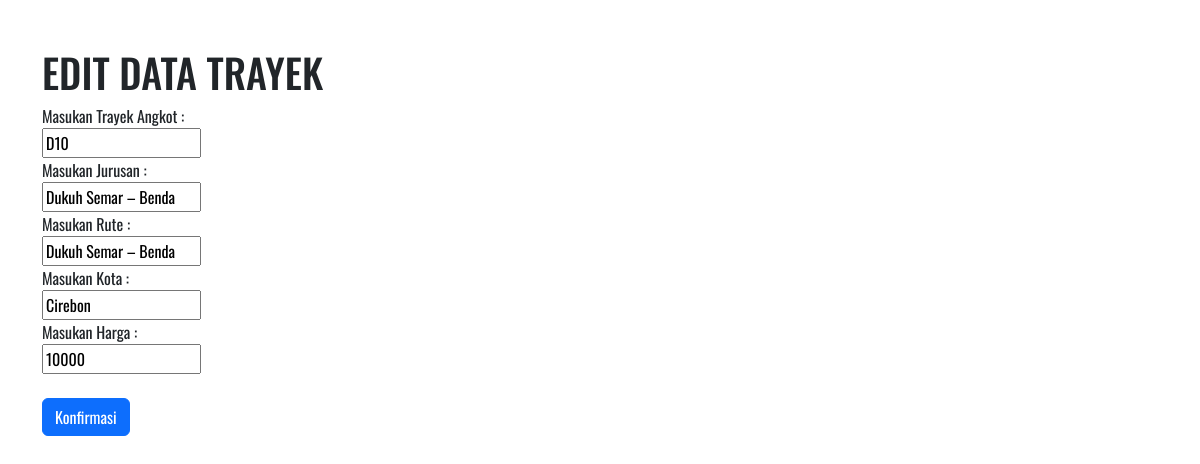
Page /admin/FromEdit.php?id=10 (signed in) on the committed database.
### tables this page shows
CREATE TABLE `data_angkot` (
  `no` int(11) NOT NULL,
  `id_angkot` varchar(100) NOT NULL,
  `jurusan` varchar(100) NOT NULL,
  `rute` varchar(400) NOT NULL,
  `kota` text NOT NULL,
  `harga` int(50) NOT NULL
);

### admin/FromEdit.php (the view, shortened to what this page needs)
<?php
    include('session.php');
    $id=$_GET['id'];
    $query = "SELECT * FROM data_angkot WHERE no = $id";
    $result = mysqli_query($koneksi,$query);
?>
<!DOCTYPE html>
<html lang="en">
<head>
  <link rel="stylesheet" href="../asset/css/bootstrap.css">
</head>
<body>
<div class="container mt-5">
  <h1>EDIT DATA TRAYEK</h1>
    <?php foreach($result as $row):?>
        <form action="ProsesEdit.php?id=<?php echo $id;?>" method="post">
            <label>Masukan Trayek Angkot : </label><br><input type="text" name="id_angkot" value="<?php echo $row['id_angkot'] ?>"><br>
            <label>Masukan Jurusan : </label><br><input type="text" name="jurusan" value="<?php echo $row['jurusan'] ?>"><br>
            <label>Masukan Rute : </label><br><input type="text" name="rute" value="<?php echo $row['rute'] ?>"><br>
            <label>Masukan Kota : </label><br><input type="text" name="kota" value="<?php echo $row['kota'] ?>"><br>
            <label>Masukan Harga : </label><br><input type="number" name="harga" value="<?php echo $row['harga'] ?>"><br><br>
            <input type="submit" class="btn btn-primary"value="Konfirmasi">
        </form>
      </div>
    <?php endforeach;?>
</body>
</html>

### admin/FromEdit.php (style rules this page uses)
* { font-family: oswald; }

### rows in the picture
data_angkot: id_angkot "D10", jurusan "Dukuh Semar – Benda", rute "Dukuh Semar – Benda", kota "Cirebon", harga "10000"
